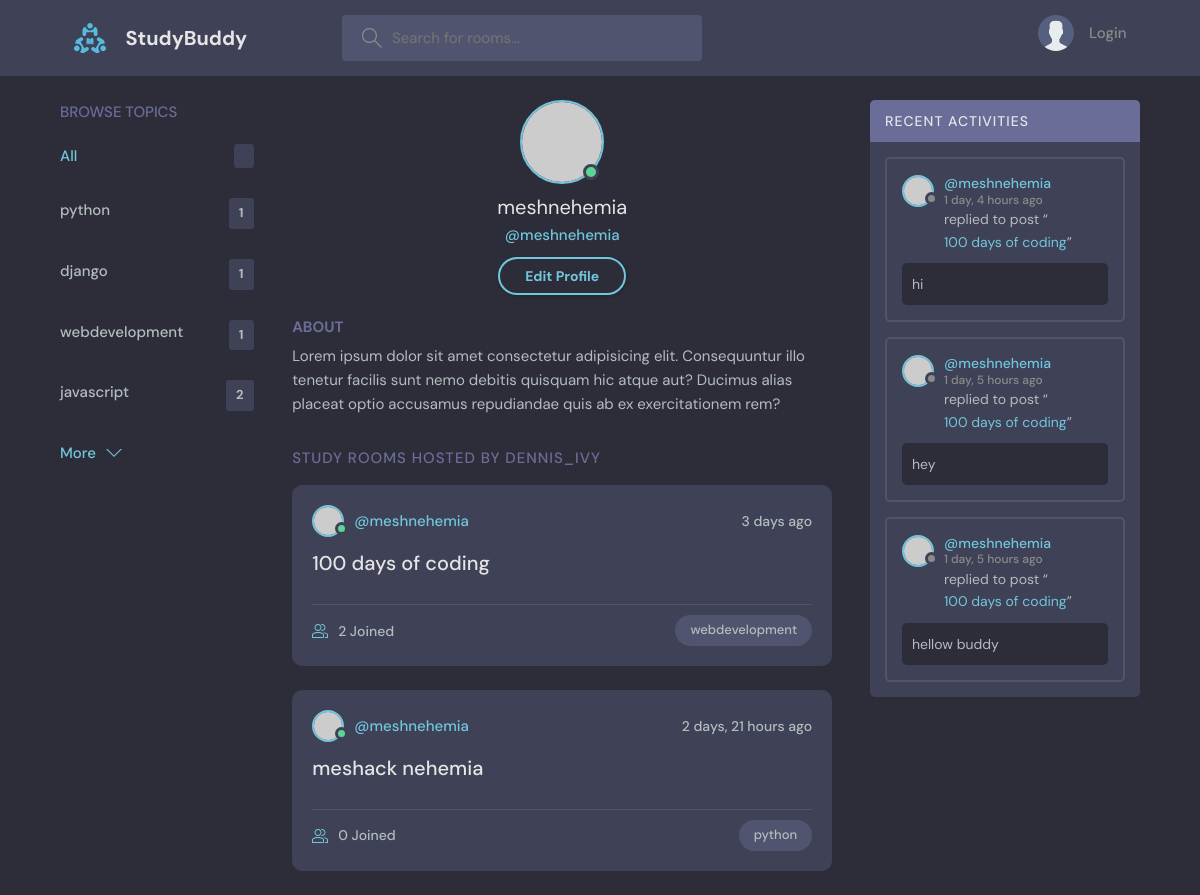
/profile/1/, run on an earlier commit of the app's database.
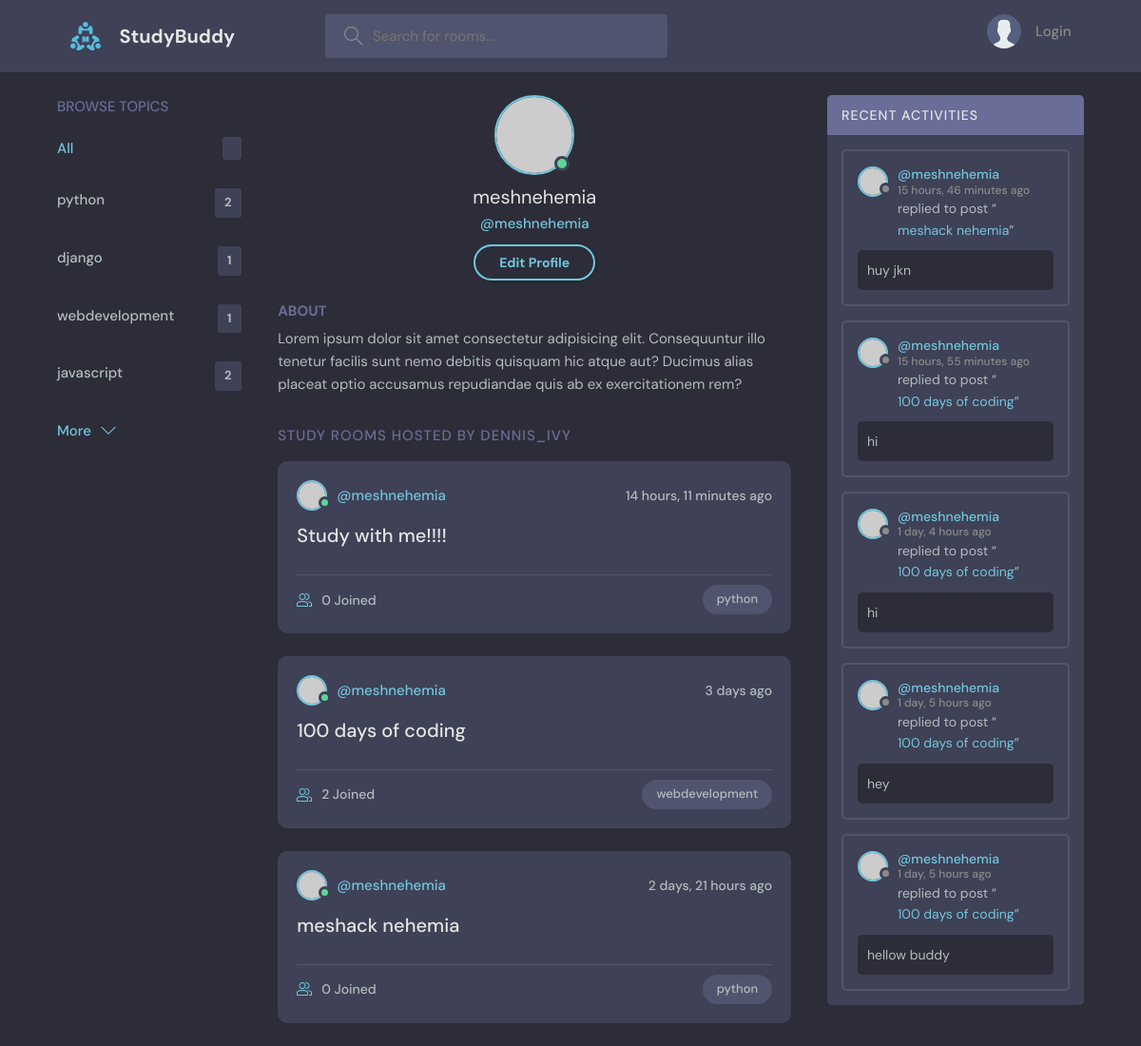
And on a later commit of the database.
### socialmedia/models.py (models this page shows, shortened)
class Topic(models.Model):
    name =models.CharField(max_length=200)

class Room(models.Model):
    host =models.ForeignKey(User,on_delete=models.SET_NULL,null=True)
    topic  =models.ForeignKey(Topic,on_delete=models.SET_NULL,null=True)
    name =models.CharField(max_length=200)
    description =models.TextField(null=True,blank=True)
    participants = models.ManyToManyField(User, related_name ='participants',blank=True)
    updated =models.DateTimeField(auto_now=True)
    created =models.DateTimeField(auto_now_add=True)
    class Meta:
        ordering =['-updated' , '-created']

class Message(models.Model):
    user = models.ForeignKey(User,on_delete=models.CASCADE)
    room = models.ForeignKey(Room,on_delete=models.CASCADE)
    body =models.TextField()
    updated =models.DateTimeField(auto_now=True)
    created =models.DateTimeField(auto_now_add=True)
    class Meta:
        ordering =['-updated' , '-created']

### socialmedia/views.py (the view)
# urls.py: path('profile/<str:pk>/',views.userProfile, name='user-profile'),
def userProfile(request,pk):
    user =User.objects.get(id=pk)
    rooms = user.room_set.all()
    room_messages = user.message_set.all()
    topics = Topic.objects.all()
    context ={'user':user,'rooms':rooms,'room_messages':room_messages,'topics':topics}
    return render (request,'socialmedia/profile.html',context)

### socialmedia/templates/socialmedia/profile.html
{% extends 'main.html' %}
{% block content %}
  <main class="profile-page layout layout--3">
    <div class="container">
      {% include 'socialmedia/topics_component.html'%}
      <div class="roomList">
        <div class="profile">
          <div class="profile__avatar">
            <div class="avatar avatar--large active">
              <img src="https://randomuser.me/api/portraits/men/11.jpg" />
            </div>
          </div>
          <div class="profile__info">
            <h3>{{user.username}}</h3>
            <p>@{{user.username}}</p>
            <a href="edit-user.html" class="btn btn--main btn--pill">Edit Profile</a>
          </div>
          <div class="profile__about">
            <h3>About</h3>
            <p>
              Lorem ipsum dolor sit amet consectetur adipisicing elit. Consequuntur illo tenetur
              facilis sunt nemo debitis quisquam hic atque aut? Ducimus alias placeat optio
              accusamus repudiandae quis ab ex exercitationem rem?
            </p>
          </div>
        </div>
        <div class="roomList__header">
          <div>
            <h2>Study Rooms Hosted by dennis_ivy</a>
            </h2>
          </div>
        </div>
        {% include 'socialmedia/feed_component.html'%}
      </div>
      {% include 'socialmedia/activity_component.html'%}
    </div>
  </main>
  {% endblock content %}

### templates/main.html (shortened to what this page needs)
<!DOCTYPE html>
{%load static%}
<html lang="en">
  <head>
    <link rel="stylesheet" href="{% static 'styles/style.css'%}" />
  </head>
  <body>
        {%include 'navbar.html'%}
        {%block content %}
        {% endblock content%}
  </body>
</html>

### templates/navbar.html (shortened to what this page needs)
{%load static %}
<header class="header header--loggedIn">
    <div class="container">
      <a href="{%url 'home'%}" class="header__logo">
        <img src="{% static 'images/logo.svg'%}" />
        <h1>StudyBuddy</h1>
      </a>
      <form class="header__search" action="{%url 'home'%}" method="get">
        <label>
          <input type ="text" name="q" placeholder="Search for rooms..." />
        </label>
      </form>
      <nav class="header__menu">
        {%  if request.user.is_authenticated %}
            <div class="header__user">
            <a href="profile.html">
                <div class="avatar avatar--medium active">
                <img src="https://randomuser.me/api/portraits/men/37.jpg" />
                </div>
                <p>{{request.user.username }} <span>{{request.user.username }}</span></p>
            </a>
            <button class="dropdown-button">
                <svg version="1.1" xmlns="http://www.w3.org/2000/svg" width="32" height="32" viewBox="0 0 32 32">
                <title>chevron-down</title>
                <path d="M16 21l-13-13h-3l16 16 16-16h-3l-13 13z"></path>
                </svg>
            </button>
            </div>
        {% else %}
            <a href="{% url 'login' %}">
                <img src="{% static 'images/avatar.svg'%}" />
                <p>Login</p>
            </a>
        {%endif%}
      </nav>
    </div>
  </header>

### socialmedia/templates/socialmedia/topics_component.html
<div class="topics">
    <div class="topics__header">
      <h2>Browse Topics</h2>
    </div>
    <ul class="topics__list">
      <li>
        <a href="{% url 'home' %}" class="active">All <span>{{topic.count}}</span></a>
      </li>
      {%for topic in topics %}
        <li>
            <a href="{% url 'home' %}?q={{topic.name}}">{{topic.name}} <span>{{topic.room_set.all.count}}</span></a>
        </li>
      {%endfor%}
    </ul>
    <a class="btn btn--link" href="topics.html">
      More
      <svg version="1.1" xmlns="http://www.w3.org/2000/svg" width="32" height="32" viewBox="0 0 32 32">
        <title>chevron-down</title>
        <path d="M16 21l-13-13h-3l16 16 16-16h-3l-13 13z"></path>
      </svg>
    </a>
</div>

### socialmedia/templates/socialmedia/feed_component.html (shortened to what this page needs)
{%for room in rooms%}
    <div class="roomListRoom">
        <div class="roomListRoom__header">
        <a href="{% url 'user-profile' room.host.id %}" class="roomListRoom__author">
            <div class="avatar avatar--small active">
            <img src="https://randomuser.me/api/portraits/men/11.jpg" />
            </div>
            <span>@{{room.host.username}}</span>
        </a>
        <div class="roomListRoom__actions">
            <span>{{room.created|timesince}} ago</span>
        </div>
        </div>
        <div class="roomListRoom__content">
        <a href="{% url 'room' room.id%}">{{room.name}}</a>
        </div>
        <div class="roomListRoom__meta">
        <a  href="{% url 'room' room.id%}"  class="roomListRoom__joined">
            {{ room.participants.all.count }} Joined
        </a>
        <p class="roomListRoom__topic">{{room.topic.name}}</p>
        </div>
    </div>
{%endfor%}

### socialmedia/templates/socialmedia/activity_component.html (shortened to what this page needs)
<div class="activities">
    <div class="activities__header">
      <h2>Recent Activities</h2>
    </div>
    {% for message in room_messages%}
        <div class="activities__box">
        <div class="activities__boxHeader roomListRoom__header">
            <a href="{%url 'user-profile' message.user.id %}" class="roomListRoom__author">
            <div class="avatar avatar--small">
                <img src="https://randomuser.me/api/portraits/women/11.jpg" />
            </div>
            <p>
                @{{message.user}}
                <span>{{message.created|timesince}} ago</span>
            </p>
            </a>
        </div>
        <div class="activities__boxContent">
            <p>replied to post “<a href="{% url 'room' message.room.id %}">{{message.room.name}}</a>”</p>
            <div class="activities__boxRoomContent">
                {{message.body}}
            </div>
        </div>
        </div>
    {%endfor%}
  </div>

What changed in the data, as far as the page shows it:
computed for Topic "python": room_set.all.count "1" → "2"
added Room: host.username "meshnehemia", created "14 hours, 11 minutes", name "Study with me!!!!", participants.all.count "0", topic.name "python"
added Message: user "meshnehemia", created "15 hours, 46 minutes", room.name "meshack nehemia", body "huy jkn"
added Message: user "meshnehemia", created "15 hours, 55 minutes", room.name "100 days of coding", body "hi"
